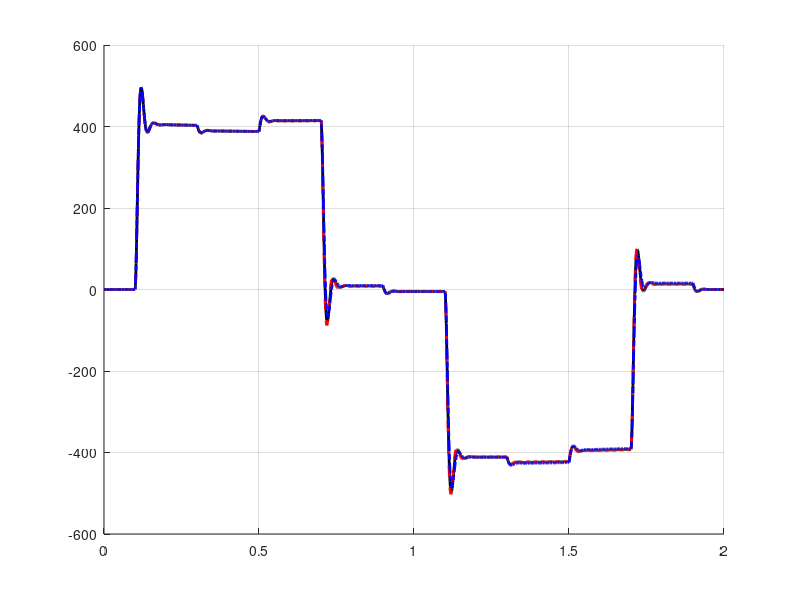

The MATLAB script that drew this image: (Note: this script raises an error after producing the figure.)
%% GRÁFICOS FIELD FORCING/WEAKENING
clear; clc; close all;

load('caso1_nominal.mat');      
load('caso2_forcing.mat');      
load('caso3_weakening.mat');    

%% FIGURA 1: VELOCIDAD
figure;
hold on; grid on;

plot(t_caso1, omega_m_caso1, 'k', 'LineWidth', 2, 'DisplayName', 'v_{ds}^r = 0 V');
plot(t_caso2, omega_m_caso2, 'r--', 'LineWidth', 2, 'DisplayName', 'v_{ds}^r = +1.96 V');
plot(t_caso3, omega_m_caso3, 'b-.', 'LineWidth', 2, 'DisplayName', 'v_{ds}^r = -1.96 V');

xline(0.5, 'k--', 'LineWidth', 1.5);
xlabel('Tiempo [s]', 'FontSize', 12);
ylabel('\omega_m [rad/s]', 'FontSize', 12);
title('Velocidad angular: efecto de field forcing/weakening', 'FontSize', 13);
legend('Location', 'best');

print('velocidad_field_forcing', '-dpng', '-r300');

%% FIGURA 2: TORQUE
figure;
hold on; grid on;

plot(t_caso1, Tm_caso1, 'k', 'LineWidth', 2, 'DisplayName', 'v_{ds}^r = 0 V');
plot(t_caso2, Tm_caso2, 'r--', 'LineWidth', 2, 'DisplayName', 'v_{ds}^r = +1.96 V');
plot(t_caso3, Tm_caso3, 'b-.', 'LineWidth', 2, 'DisplayName', 'v_{ds}^r = -1.96 V');

xline(0.5, 'k--', 'LineWidth', 1.5);
xlabel('Tiempo [s]', 'FontSize', 12);
ylabel('T_m [Nm]', 'FontSize', 12);
title('Torque electromagnético: efecto de field forcing/weakening', 'FontSize', 13);
legend('Location', 'best');

print('torque_field_forcing', '-dpng', '-r300');

disp('Listo.');
